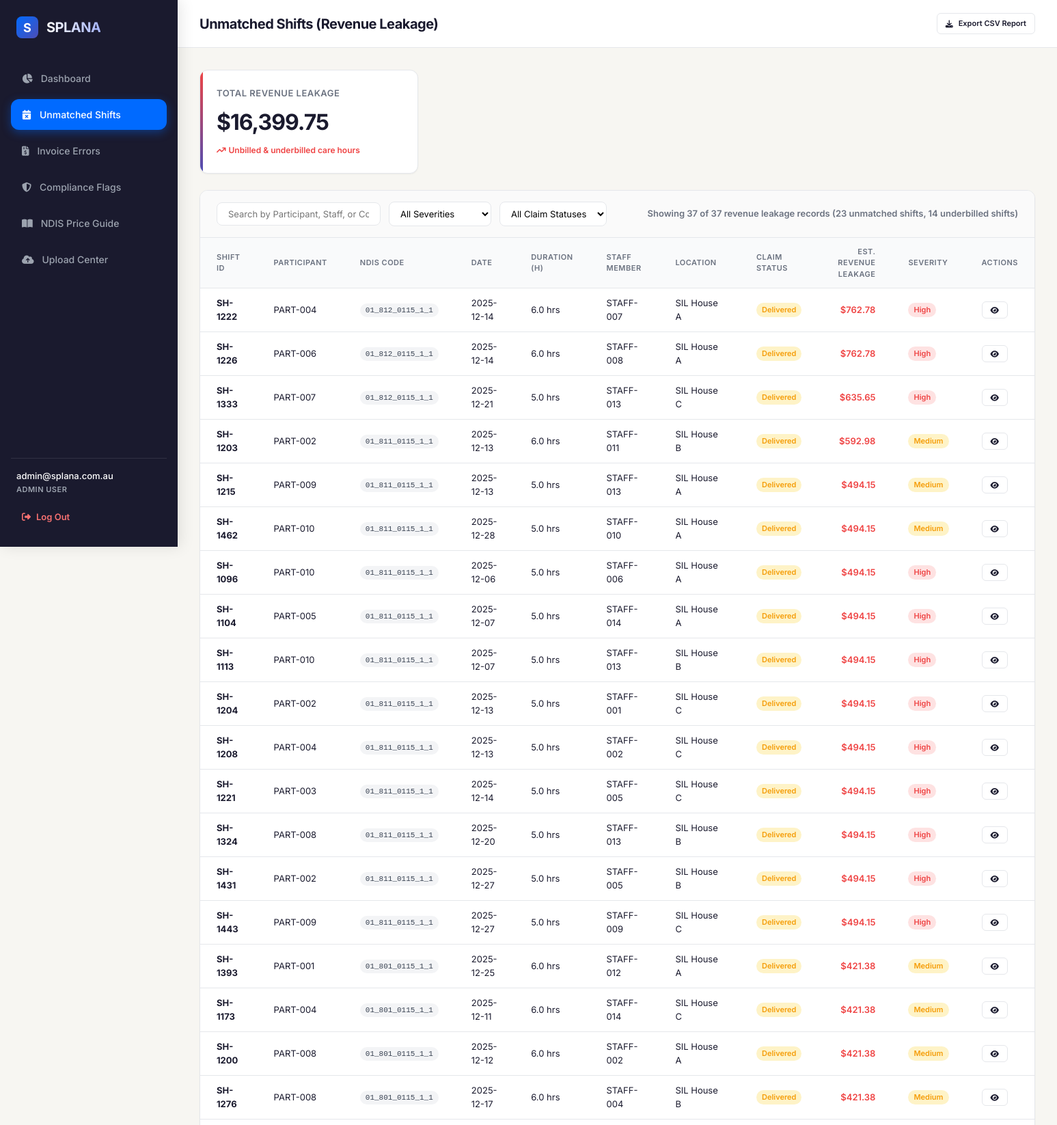
The app's page /unmatched-shifts (signed in, upper part) with its own data.
### tables this page shows
CREATE TABLE reconciliation_results (
        result_id INTEGER PRIMARY KEY AUTOINCREMENT,
        run_datetime TIMESTAMP DEFAULT CURRENT_TIMESTAMP,
        shift_id TEXT,
        invoice_id INTEGER,
        invoice_number TEXT,
        match_status TEXT, -- 'matched', 'unmatched', 'partial'
        discrepancy_type TEXT, -- 'none', 'unbilled_shift', 'missing_shift', 'duration_mismatch', 'rate_mismatch', 'multiple_shifts'
        discrepancy_amount REAL DEFAULT 0.0,
        flag_severity TEXT, -- 'none', 'low', 'medium', 'high'
        notes TEXT,
        FOREIGN KEY(shift_id) REFERENCES shifts(shift_id),
        FOREIGN KEY(invoice_id) REFERENCES invoices(invoice_id)
    );

CREATE TABLE shifts (
        shift_id TEXT PRIMARY KEY,
        participant_id TEXT NOT NULL,
        support_item_code TEXT NOT NULL,
        service_date TEXT NOT NULL,
        start_time TEXT,
        end_time TEXT,
        duration_hours REAL,
        staff_id TEXT,
        location TEXT,
        claim_status TEXT, -- 'claimed', 'unclaimed', 'cancelled', etc.
        uploaded_at TIMESTAMP DEFAULT CURRENT_TIMESTAMP
    );

### app.py (the view)
@app.route('/unmatched-shifts')
@login_required
def unmatched_shifts():
    conn = get_db()
    cursor = conn.cursor()
    cursor.execute("""
        SELECT
            r.result_id,
            r.match_status,
            r.discrepancy_type,
            r.discrepancy_amount,
            r.flag_severity,
            r.notes,
            s.shift_id,
            s.participant_id,
            s.support_item_code,
            s.service_date,
            s.start_time,
            s.end_time,
            s.duration_hours,
            s.staff_id,
            s.location,
            s.claim_status
        FROM reconciliation_results r
        JOIN shifts s ON r.shift_id = s.shift_id
        LEFT JOIN invoices i ON r.invoice_id = i.invoice_id
        WHERE r.discrepancy_type = 'unbilled_shift'
           OR (r.discrepancy_type = 'duration_mismatch' AND s.duration_hours > i.quantity)
        ORDER BY r.discrepancy_amount DESC
    """)
    results = cursor.fetchall()
    cursor.execute("""
        SELECT COALESCE(SUM(r.discrepancy_amount), 0.0) as val
        FROM reconciliation_results r
        LEFT JOIN shifts s ON r.shift_id = s.shift_id
        LEFT JOIN invoices i ON r.invoice_id = i.invoice_id
        WHERE r.discrepancy_type = 'unbilled_shift'
           OR (r.discrepancy_type = 'duration_mismatch' AND s.duration_hours > i.quantity)
    """)
    total_leakage = cursor.fetchone()['val']
    conn.close()
    return render_template('unmatched_shifts.html', user=get_current_user(), results=results, total_leakage=total_leakage)

### app.py (called while the page is built)
def is_logged_in():
    return 'user_id' in session

def get_current_user():
    if not is_logged_in():
        return None
    return {
        "user_id": session.get("user_id"),
        "email": session.get("email"),
        "role": session.get("role")
    }

def login_required(f):
    from functools import wraps
    @wraps(f)
    def decorated_function(*args, **kwargs):
        if not is_logged_in():
            flash("Please log in to access this page.", "error")
            return redirect(url_for('login'))
        return f(*args, **kwargs)
    return decorated_function

### database.py (called while the page is built)
def get_db():
    conn = sqlite3.connect(DB_NAME)
    conn.row_factory = sqlite3.Row
    return conn

### templates/unmatched_shifts.html (shortened to what this page needs)
{% extends 'base.html' %}
{% block page_header %}Unmatched Shifts (Revenue Leakage){% endblock %}
{% block content %}
<div class="kpi-grid" style="margin-bottom: 24px; display: flex; gap: 24px;">
    <div class="kpi-card leakage" style="flex: 1; max-width: 320px;">
        <div class="kpi-label">Total Revenue Leakage</div>
        <div class="kpi-value">${{ "{:,.2f}".format(total_leakage) }}</div>
        <div class="kpi-change negative">
            <i class="fa-solid fa-arrow-trend-up"></i>
            <span style="margin-left: 4px;">Unbilled & underbilled care hours</span>
        </div>
    </div>
</div>
<div class="data-table-container">
    <div class="table-filter-bar">
        <div class="filter-group">
            <input type="text" id="searchInput" class="search-input" placeholder="Search by Participant, Staff, or Code..." onkeyup="filterTable()">
            <select id="severityFilter" class="filter-select" onchange="filterTable()">
                <option value="">All Severities</option>
            </select>
            <select id="statusFilter" class="filter-select" onchange="filterTable()">
                <option value="">All Claim Statuses</option>
            </select>
        </div>
        <div style="font-size: 13px; font-weight: 600; color: var(--text-muted);">
            Showing <span id="filteredCount">0</span> of {{ results|length }} revenue leakage records ({{ results | selectattr('match_status', 'equalto', 'unmatched') | list | length }} unmatched shifts, {{ results | selectattr('match_status', 'equalto', 'partial') | list | length }} underbilled shifts)
        </div>
    </div>
    <table class="high-density-table" id="shiftsTable">
        <thead>
            <tr>
                <th>Shift ID</th>
                <th>Participant</th>
                <th>NDIS Code</th>
                <th>Date</th>
                <th>Duration (h)</th>
                <th>Staff Member</th>
                <th>Location</th>
                <th>Claim Status</th>
                <th style="text-align: right;">Est. Revenue Leakage</th>
                <th>Severity</th>
                <th>Actions</th>
            </tr>
        </thead>
        <tbody>
            {% for row in results %}
            <tr data-severity="{{ row.flag_severity|lower }}" data-status="{{ row.claim_status|lower }}" style="cursor: pointer;" onclick="openDetailsModal('{{ row.shift_id }}', '{{ row.participant_id }}', '{{ row.support_item_code }}', '{{ row.service_date }}', '{{ row.duration_hours }}', '{{ row.staff_id }}', '{{ row.location }}', '{{ row.claim_status }}', '{{ row.discrepancy_amount }}', '{{ row.notes|replace('\'', '\\\'') }}')">
                <td><strong>{{ row.shift_id }}</strong></td>
                <td>{{ row.participant_id }}</td>
                <td><span class="badge" style="font-family: monospace; background-color: #F3F4F6; color: #374151; font-weight: 500;">{{ row.support_item_code }}</span></td>
                <td>{{ row.service_date }}</td>
                <td>{{ row.duration_hours }} hrs</td>
                <td>{{ row.staff_id }}</td>
                <td>{{ row.location }}</td>
                <td>
                    <span class="badge {% if row.claim_status|lower == 'cancelled' %}severity-medium{% elif row.claim_status|lower == 'claimed' %}status-matched{% else %}status-partial{% endif %}">
                        {{ row.claim_status }}
                    </span>
                </td>
                <td style="text-align: right; font-weight: 600; color: var(--danger);">
                    ${{ "{:,.2f}".format(row.discrepancy_amount) }}
                </td>
                <td>
                    <span class="badge severity-{{ row.flag_severity|lower }}">
                        {{ row.flag_severity }}
                    </span>
                </td>
                <td>
                    <button class="btn btn-secondary btn-small" onclick="event.stopPropagation(); this.parentElement.parentElement.click();">
                        <i class="fa-solid fa-eye"></i>
                    </button>
                </td>
            </tr>
            {% endfor %}
        </tbody>
    </table>
</div>
{% endblock %}

### static/style.css (style rules this page uses)
:root { --primary: #006AFF; --primary-hover: #0056cc; --accent: #4D4DB4; --dark: #1A1A2E; --bg-light: #F7F6F2; --white: #FFFFFF; --success: #10B981; --success-light: #D1FAE5; --warning: #F59E0B; --warning-light: #FEF3C7; --danger: #EF4444; --danger-light: #FEE2E2; --info: #3B82F6; --info-light: #DBEAFE; --border-color: #E5E7EB; --text-muted: #6B7280; --font-sans: 'Inter', -apple-system, BlinkMacSystemFont, "Segoe UI", Roboto, Arial, sans-serif; --sidebar-width: 260px; --header-height: 70px; --border-radius: 12px; --shadow-sm: 0 1px 2px 0 rgba(0, 0, 0, 0.05); --shadow-md: 0 4px 6px -1px rgba(0, 0, 0, 0.1), 0 2px 4px -1px rgba(0, 0, 0, 0.06); --shadow-lg: 0 10px 15px -3px rgba(0, 0, 0, 0.1), 0 4px 6px -2px rgba(0, 0, 0, 0.05); }
* { box-sizing: border-box; margin: 0; padding: 0; }
body { font-family: var(--font-sans); background-color: var(--bg-light); color: var(--dark); line-height: 1.5; -webkit-font-smoothing: antialiased; }
.kpi-grid { display: grid; grid-template-columns: repeat(auto-fit, minmax(220px, 1fr)); gap: 24px; margin-bottom: 32px; }
.kpi-card { background-color: var(--white); border-radius: var(--border-radius); padding: 24px; box-shadow: var(--shadow-sm); border: 1px solid var(--border-color); transition: transform 0.2s ease, box-shadow 0.2s ease; position: relative; overflow: hidden; }
.kpi-card::before { content: ''; position: absolute; top: 0; left: 0; width: 4px; height: 100%; background-color: var(--border-color); }
.kpi-card.leakage::before { background: linear-gradient(to bottom, var(--danger), var(--accent)); }
.kpi-label { font-size: 13px; font-weight: 600; color: var(--text-muted); text-transform: uppercase; letter-spacing: 0.5px; }
.kpi-value { font-size: 32px; font-weight: 700; color: var(--dark); margin-top: 8px; letter-spacing: -1px; }
.kpi-change { display: flex; align-items: center; font-size: 12px; font-weight: 600; margin-top: 8px; }
.kpi-change.negative { color: var(--danger); }
.data-table-container { background-color: var(--white); border-radius: var(--border-radius); box-shadow: var(--shadow-sm); border: 1px solid var(--border-color); overflow: hidden; margin-bottom: 24px; }
.table-filter-bar { padding: 16px 24px; border-bottom: 1px solid var(--border-color); display: flex; justify-content: space-between; align-items: center; gap: 16px; flex-wrap: wrap; background-color: #FAFAFA; }
.filter-group { display: flex; align-items: center; gap: 12px; }
.search-input { padding: 8px 16px; border: 1px solid var(--border-color); border-radius: 8px; font-size: 13px; font-family: var(--font-sans); outline: none; min-width: 240px; transition: border-color 0.2s; }
.filter-select { padding: 8px 12px; border: 1px solid var(--border-color); border-radius: 8px; font-size: 13px; font-family: var(--font-sans); outline: none; background-color: var(--white); cursor: pointer; }
.high-density-table { width: 100%; border-collapse: collapse; text-align: left; font-size: 13px; }
.high-density-table th { background-color: #F9FAFB; font-weight: 600; color: var(--text-muted); padding: 12px 24px; border-bottom: 1px solid var(--border-color); text-transform: uppercase; font-size: 11px; letter-spacing: 0.5px; }
.high-density-table td { padding: 12px 24px; border-bottom: 1px solid var(--border-color); color: var(--dark); vertical-align: middle; }
.badge { display: inline-flex; align-items: center; padding: 2px 8px; border-radius: 9999px; font-size: 11px; font-weight: 600; text-transform: capitalize; }
.badge.severity-high { background-color: var(--danger-light); color: var(--danger); }
.badge.severity-medium { background-color: var(--warning-light); color: var(--warning); }
.badge.status-partial { background-color: var(--warning-light); color: var(--warning); }
.btn { display: inline-flex; align-items: center; justify-content: center; gap: 8px; padding: 10px 18px; border-radius: 8px; font-size: 13px; font-weight: 600; font-family: var(--font-sans); cursor: pointer; border: none; text-decoration: none; transition: all 0.2s ease; }
.btn-secondary { background-color: var(--white); color: var(--dark); border: 1px solid var(--border-color); }
.btn-small { padding: 6px 12px; font-size: 11px; border-radius: 6px; }

### records on screen
reconciliation_results: shift_id "SH-1222", participant_id "PART-004", support_item_code "01_812_0115_1_1", service_date "2025-12-14", duration_hours "6.0", staff_id "STAFF-007", location "SIL House A", claim_status "Delivered", discrepancy_amount "762.78", flag_severity "High"
reconciliation_results: shift_id "SH-1226", participant_id "PART-006", support_item_code "01_812_0115_1_1", service_date "2025-12-14", duration_hours "6.0", staff_id "STAFF-008", location "SIL House A", claim_status "Delivered", discrepancy_amount "762.78", flag_severity "High"
reconciliation_results: shift_id "SH-1333", participant_id "PART-007", support_item_code "01_812_0115_1_1", service_date "2025-12-21", duration_hours "5.0", staff_id "STAFF-013", location "SIL House C", claim_status "Delivered", discrepancy_amount "635.65", flag_severity "High"
reconciliation_results: shift_id "SH-1203", participant_id "PART-002", support_item_code "01_811_0115_1_1", service_date "2025-12-13", duration_hours "6.0", staff_id "STAFF-011", location "SIL House B", claim_status "Delivered", discrepancy_amount "592.98", flag_severity "Medium"
reconciliation_results: shift_id "SH-1215", participant_id "PART-009", support_item_code "01_811_0115_1_1", service_date "2025-12-13", duration_hours "5.0", staff_id "STAFF-013", location "SIL House A", claim_status "Delivered", discrepancy_amount "494.15", flag_severity "Medium"
reconciliation_results: shift_id "SH-1462", participant_id "PART-010", support_item_code "01_811_0115_1_1", service_date "2025-12-28", duration_hours "5.0", staff_id "STAFF-010", location "SIL House A", claim_status "Delivered", discrepancy_amount "494.15", flag_severity "Medium"
reconciliation_results: shift_id "SH-1096", participant_id "PART-010", support_item_code "01_811_0115_1_1", service_date "2025-12-06", duration_hours "5.0", staff_id "STAFF-006", location "SIL House A", claim_status "Delivered", discrepancy_amount "494.15", flag_severity "High"
reconciliation_results: shift_id "SH-1104", participant_id "PART-005", support_item_code "01_811_0115_1_1", service_date "2025-12-07", duration_hours "5.0", staff_id "STAFF-014", location "SIL House A", claim_status "Delivered", discrepancy_amount "494.15", flag_severity "High"
reconciliation_results: shift_id "SH-1113", participant_id "PART-010", support_item_code "01_811_0115_1_1", service_date "2025-12-07", duration_hours "5.0", staff_id "STAFF-013", location "SIL House B", claim_status "Delivered", discrepancy_amount "494.15", flag_severity "High"
reconciliation_results: shift_id "SH-1204", participant_id "PART-002", support_item_code "01_811_0115_1_1", service_date "2025-12-13", duration_hours "5.0", staff_id "STAFF-001", location "SIL House C", claim_status "Delivered", discrepancy_amount "494.15", flag_severity "High"
reconciliation_results: shift_id "SH-1208", participant_id "PART-004", support_item_code "01_811_0115_1_1", service_date "2025-12-13", duration_hours "5.0", staff_id "STAFF-002", location "SIL House C", claim_status "Delivered", discrepancy_amount "494.15", flag_severity "High"
reconciliation_results: shift_id "SH-1221", participant_id "PART-003", support_item_code "01_811_0115_1_1", service_date "2025-12-14", duration_hours "5.0", staff_id "STAFF-005", location "SIL House C", claim_status "Delivered", discrepancy_amount "494.15", flag_severity "High"
reconciliation_results: shift_id "SH-1324", participant_id "PART-008", support_item_code "01_811_0115_1_1", service_date "2025-12-20", duration_hours "5.0", staff_id "STAFF-013", location "SIL House B", claim_status "Delivered", discrepancy_amount "494.15", flag_severity "High"
reconciliation_results: shift_id "SH-1431", participant_id "PART-002", support_item_code "01_811_0115_1_1", service_date "2025-12-27", duration_hours "5.0", staff_id "STAFF-005", location "SIL House B", claim_status "Delivered", discrepancy_amount "494.15", flag_severity "High"
reconciliation_results: shift_id "SH-1443", participant_id "PART-009", support_item_code "01_811_0115_1_1", service_date "2025-12-27", duration_hours "5.0", staff_id "STAFF-009", location "SIL House C", claim_status "Delivered", discrepancy_amount "494.15", flag_severity "High"
reconciliation_results: shift_id "SH-1393", participant_id "PART-001", support_item_code "01_801_0115_1_1", service_date "2025-12-25", duration_hours "6.0", staff_id "STAFF-012", location "SIL House A", claim_status "Delivered", discrepancy_amount "421.38", flag_severity "Medium"
reconciliation_results: shift_id "SH-1173", participant_id "PART-004", support_item_code "01_801_0115_1_1", service_date "2025-12-11", duration_hours "6.0", staff_id "STAFF-014", location "SIL House C", claim_status "Delivered", discrepancy_amount "421.38", flag_severity "Medium"
reconciliation_results: shift_id "SH-1200", participant_id "PART-008", support_item_code "01_801_0115_1_1", service_date "2025-12-12", duration_hours "6.0", staff_id "STAFF-002", location "SIL House A", claim_status "Delivered", discrepancy_amount "421.38", flag_severity "Medium"
reconciliation_results: shift_id "SH-1276", participant_id "PART-008", support_item_code "01_801_0115_1_1", service_date "2025-12-17", duration_hours "6.0", staff_id "STAFF-004", location "SIL House B", claim_status "Delivered", discrepancy_amount "421.38", flag_severity "Medium"

### other values on screen
{{ user.email }} "admin@splana.com.au"
{{ user.role }} "ADMIN"
{{ "{:,.2f}".format(total_leakage) }} "16,399.75"
{{ results|length }} "37"
